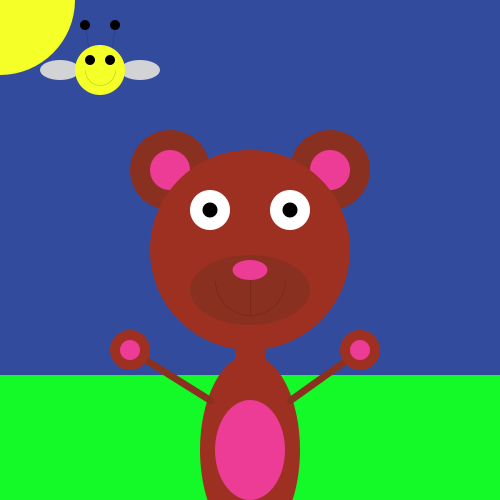
Frame 1 (no input)
Frame 60 (the mouse pressed at the canvas centre just before this capture): identical to frame 1, image omitted
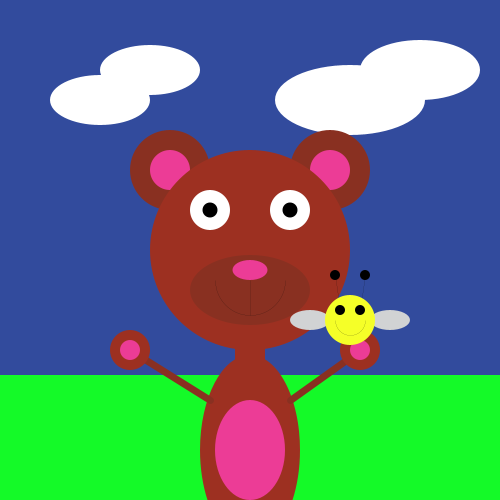
Frame 120 (the mouse held since frame 60 and released just before this capture)

The Processing sketch that drew these frames (run headless with seeded random() and noise(); from frame 60 on, the mouse is pressed at the canvas centre):

// Processing sketch: processing_23806
// ── processing_23806.pde

int x= 250;
int y= 270;

void setup(){
  size(500,500); //size of screen
  smooth(); //less pixelated
  frameRate(40); //frames per second
}
void draw(){
  background(50,75,157); //RGB
  
  ellipseMode(CENTER);
  rectMode(CENTER);
  noStroke();
  
   if(mouseY<250) {
    fill(245,345,40);
    ellipse(0,0,150,150);
  } 
    else {if(mouseY>250);
    fill(255,255,255);
    ellipse(100,100,100,50);
    ellipse(150,70,100,50);
    ellipse(420,70,120,60);
    ellipse(350,100,150,70);
    
  } 
   
    
  fill(20,250,40);
  rect(250,450,500,150);
  fill(137,48,33); //dark brown
  ellipse(x+80,y-100,80,80);//ears
  ellipse(x-80,y-100,80,80);//ears
  fill(236,60,150); //pink
  ellipse(x+80,y-100,40,40); //inside ears
  ellipse(x-80,y-100,40,40); //inside ears
  fill(157,48,33); //brown
  ellipse(x,y-20,200,200);//head
  fill(137,48,33); //dark brown
  ellipse(x,y+20,120,70); //mouth piece
  fill(257,257,257); //white
  ellipse(x-40,y-60,40,40); //eyes white
  ellipse(x+40,y-60,40,40); //eyes white
  fill(0,0,0); //black
  ellipse(x-40,y-60,15,15); //eyes black
  ellipse(x+40,y-60,15,15); //eyes black
  stroke(0,0,0);
  //line(x-30,y+30,x+30,y+30); //mouth
  
  fill(236,60,150); //pink
  noStroke();
  ellipse(x,y,35,20); //nose
  fill(157,48,33);
  rect(250,375,30,100); //neck
  ellipse(250,450,100,190); //body
  fill(236,60,150); //pink
  ellipse(250,450,70,100); //tummy
  stroke(137,48,33);
  strokeWeight(7);
  line(210,400,130,350); //arm
  line(290,400,360,350);//arm
  noStroke();
  strokeWeight(0);
  fill(157,48,33);
  ellipse(130,350,40,40); //hands
  ellipse(360,350,40,40);//hands
  fill(236,60,150);
  ellipse(130,350,20,20);//paws
  ellipse(360,350,20,20);//paws
  noFill();
  stroke(0);
  arc(250,280,70,70,0, PI/1);
  line(250,280,250,315);
  noStroke();
  
  fill(209,211,212); //grey
  ellipse(mouseX+60,mouseY+70,40,20); //wing
  ellipse(mouseX+140,mouseY+70,40,20); //wing
  fill(245,345,40); //yellow
  stroke(0,0,0);
  line(mouseX+90,mouseY+60,mouseX+85,mouseY+25);
  line(mouseX+110,mouseY+60,mouseX+115,mouseY+25); 
  noStroke();
  ellipse(mouseX+100,mouseY+70,50,50); //bee body
  fill(0,0,0);
  ellipse(mouseX+90,mouseY+60,10,10); //eye
  ellipse(mouseX+110,mouseY+60,10,10); //eye
  ellipse(mouseX+85,mouseY+25,10,10);
  ellipse(mouseX+115,mouseY+25,10,10);
  stroke(0,0,0);
  //line(mouseX+90,mouseY+80,mouseX+110,mouseY+80);
  noFill();
  arc(mouseX+100,mouseY+70,30,30,0,PI/1);
  noStroke();
  
}


void mousePressed(){
  frameRate(5);
  fill(137,48,33);
  ellipse(210,210,50,50); //eyes white
  ellipse(290,210,50,50); //eyes white
  stroke(0,0,0);
  line(190,210,230,210);
  line(270,210,310,210);
  
  stroke(245,335,40);
  strokeWeight(5);
  line(60,60,80,80);
  line(70,40,90,50);
  line(45,65,65,95);
  line(75,20,100,10);
  line(15,80,25,100);
  
   
}

void keyPressed(){
  stroke(137,48,33);
  strokeWeight(5);
  line(210,400,130,380); //arm
  line(290,400,360,380);//arm
  noStroke();
  fill(157,48,33);
  ellipse(130,380,40,40); //hands
  ellipse(360,380,40,40);//hands
  fill(236,60,150);
  ellipse(130,380,20,20);//paws
  ellipse(360,380,20,20);//paws
  
  stroke(137,48,33);
  line(210,400,130,320); //arm
  line(290,400,360,320);//arm
  noStroke();
  fill(157,48,33);
  ellipse(130,320,40,40); //hands
  ellipse(360,320,40,40);//hands
  fill(236,60,150);
  ellipse(130,320,20,20);//paws
  ellipse(360,320,20,20);//paws
 
  
  fill (random (0,255));
  ellipse(250,450,70,100); //tummy
   ellipse(130,350,20,20);//paws
  ellipse(360,350,20,20);//paws


}
